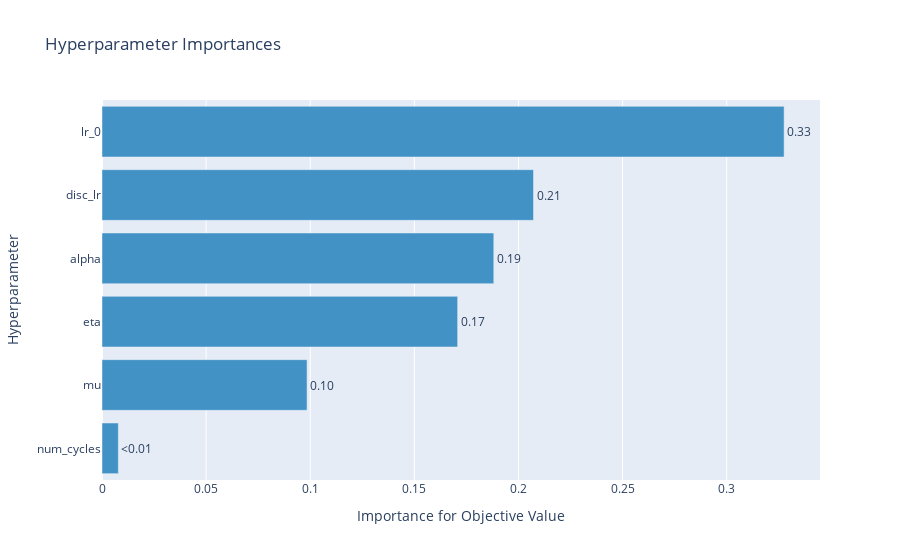

Notebook code cell kept with this figure:
### Code cell
from optuna.visualization import plot_slice, plot_parallel_coordinate, plot_param_importances, plot_contour
plot_param_importances(study)

### Figure 1 — Plotly figure (JSON) as saved in the notebook; plotly's stock layout.template omitted (floating-point values rounded to 4 significant figures)
{"data": [{"cliponaxis": false, "hovertemplate": ["num_cycles (IntDistribution): 0.007844236466942798<extra></extra>", "mu (FloatDistribution): 0.0984666728456066<extra></extra>", "eta (FloatDistribution): 0.17078558895749038<extra></extra>", "alpha (FloatDistribution): 0.1881356400877991<extra></extra>", "disc_lr (CategoricalDistribution): 0.20721269845177878<extra></extra>", "lr_0 (CategoricalDistribution): 0.32755516319038225<extra></extra>"], "marker": {"color": "rgb(66,146,198)"}, "orientation": "h", "text": ["<0.01", "0.10", "0.17", "0.19", "0.21", "0.33"], "textposition": "outside", "x": [0.007844, 0.09847, 0.1708, 0.1881, 0.2072, 0.3276], "y": ["num_cycles", "mu", "eta", "alpha", "disc_lr", "lr_0"], "type": "bar"}], "layout": {"showlegend": false, "title": {"text": "Hyperparameter Importances"}, "xaxis": {"title": {"text": "Importance for Objective Value"}}, "yaxis": {"title": {"text": "Hyperparameter"}}}}
